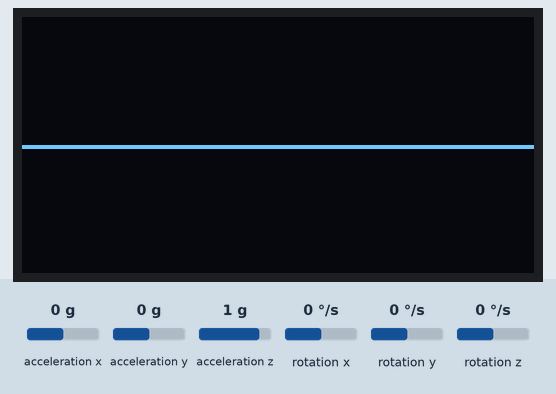
This sketch was run on a simulated Arduino Uno, built with avr-gcc and run on an emulated ATmega328P. Parts: 128×64 one-colour display. Inputs (shaded band) come from the test bench; at power-on: rotation z 0 °/s, acceleration x 0 g, acceleration z 1 g, acceleration y 0 g, rotation x 0 °/s, rotation y 0 °/s. What the sketch prints to the serial monitor is not drawn.

Above: at 3.4 s.
3.5 s: rotation z set to -192 °/s
At 3.78 s:
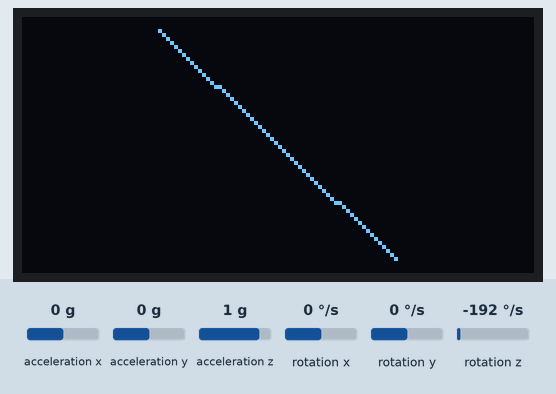
5.0 s: acceleration x set to -1.4 g
At 5.01 s:
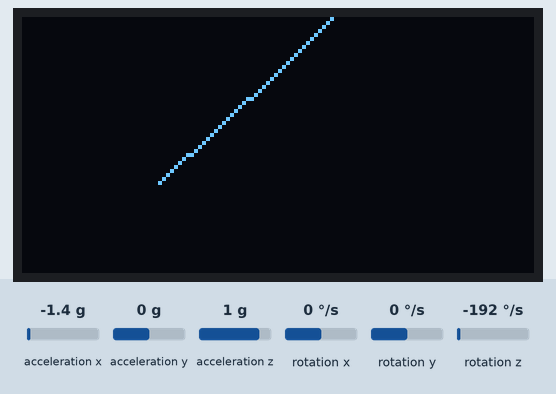
6.5 s: acceleration z set to 0 g
At 7.6 s:
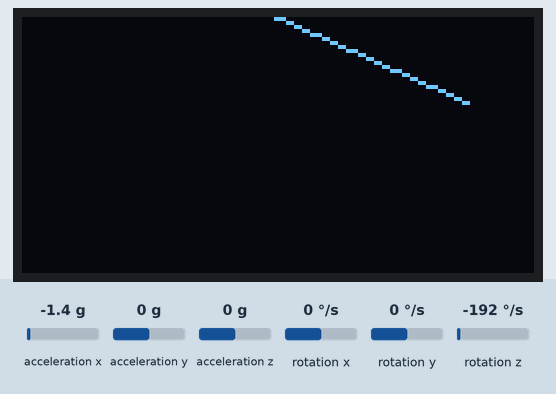
8.3 s: acceleration x set to 0.8 g
At 9.6 s:
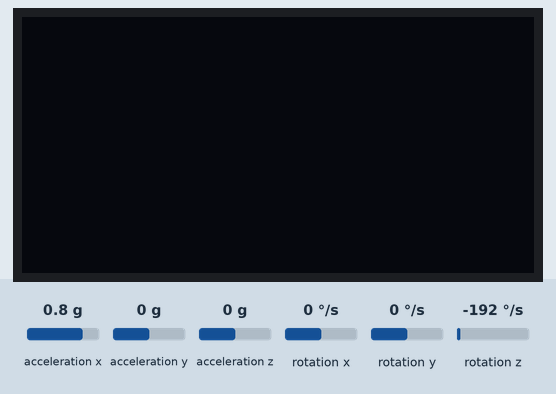
9.8 s: acceleration y set to -1.4 g
At 10.62 s:
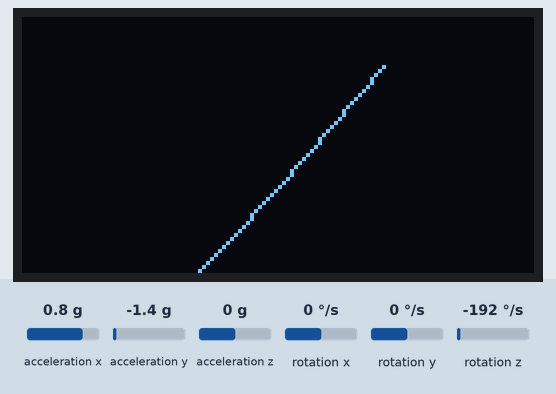
11.3 s: acceleration y set to 0 g
At 11.96 s:
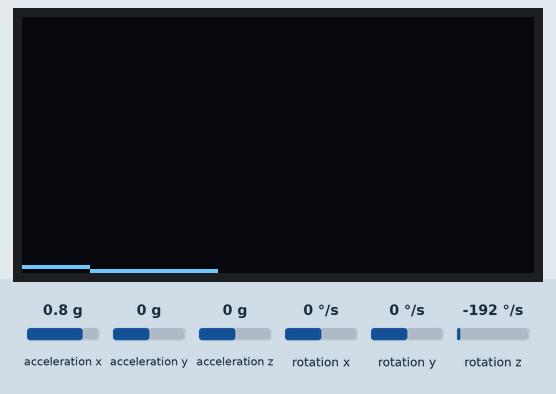

Measured:
- after the input at 3.5 s, the display: first changes at once (image 1 shows a later state)

The sketch:

MPU6050_SSD1306_attitude_indicator.ino
```cpp
#include <SPI.h>
#include <Wire.h>
#include <Adafruit_GFX.h>
#include <Adafruit_SSD1306.h>
#include <MPU6050_light.h>
#include <Adafruit_Sensor.h>
#include <Math.h>

#define SCREEN_WIDTH 128 // OLED display width, in pixels
#define SCREEN_HEIGHT 64 // OLED display height, in pixels

// Declaration for SSD1306 display connected using software SPI (default case):
#define OLED_RESET 8 //res 10
#define OLED_DC    9 //dc 8 D9
#define OLED_CS    10 //cs 9 D10
#define OLED_MOSI   11 //sck 6 D13
#define OLED_CLK   13 //sda 7 D12

Adafruit_SSD1306 display(SCREEN_WIDTH, SCREEN_HEIGHT,
  OLED_MOSI, OLED_CLK, OLED_DC, OLED_RESET, OLED_CS);

MPU6050 mpu(Wire);

long timer = 0;

void setup() {

  Serial.begin(115200);
  Wire.begin();

  byte status = mpu.begin();

  // SSD1306_SWITCHCAPVCC = generate display voltage from 3.3V internally
  if(!display.begin(SSD1306_SWITCHCAPVCC)) {
    Serial.println(F("SSD1306 allocation failed"));
    for(;;); // Don't proceed, loop forever
  }
  Serial.println("SSD1306 Found!");

    Serial.print(F("MPU6050 status: "));
  Serial.println(status);
  while(status!=0){ } // stop everything if could not connect to MPU6050

  Serial.println("MPU6050 Found!");

  // Clear the buffer
  display.clearDisplay();

  // Set text color to white
  display.setTextColor(SSD1306_WHITE);

  // Set text size (1 = 6x8 font, 2 = 12x16 font, etc.)
  display.setTextSize(1);

  // Set cursor position to (0, 0)
  display.setCursor(0, 0);

  Serial.println(F("Calculating offsets, do not move MPU6050"));
  display.println(F("Calculating offsets, do not move MPU6050"));
  display.display();
  delay(1000);
  mpu.calcOffsets(true,true); // gyro and accelero
  Serial.println("Done!\n");
  display.println(F("Done!"));
  display.display();
  delay(200);

}

void loop() {

  // Clear the buffer
  display.clearDisplay();
  display.setCursor(0, 0);

  updateSensors();

  //demo();
  drawHorizonOnScreen();


  display.display();

  delay(10);

}


// Function to convert degrees to radians
float toRadians(float degrees) {
  return degrees * PI / 180.0;
}

void drawHorizonOnScreen() {

  float x = mpu.getAngleZ(); // x and z are reversed due to the orientation of the sensor.
  float y = mpu.getAngleY();
  float z = mpu.getAngleX(); // x and z are reversed due to the orientation of the sensor.

  // Convert angles to radians
  float radX = toRadians(x);
  float radY = toRadians(y);
  float radZ = toRadians(z);

  // Calculate the distance from the center to the edge of the screen
  float screenRadius = min(SCREEN_WIDTH, SCREEN_HEIGHT) / 2.0;

  // Calculate the maximum line length based on the distance to the screen edge
  float maxLineLength = screenRadius / cos(radY);

  // Calculate the endpoint of the line on the positive side
  float endXPos = maxLineLength * cos(radY) * cos(radX);
  float endYPos = maxLineLength * cos(radY) * sin(radX);

  // Calculate the endpoint of the line on the negative side
  float endXNeg = maxLineLength * cos(radY + PI) * cos(radX);
  float endYNeg = maxLineLength * cos(radY + PI) * sin(radX);

  // Correct endpoint coordinates if angle is greater than 90 degrees or less than -90 degrees
  if (y > 90 || y < -90) {
    endXPos *= -1;
    endXNeg *= -1;
  }

  // Map endpoint coordinates to screen coordinates
  int screenXPos = (SCREEN_WIDTH / 2) + (endXPos * (SCREEN_WIDTH / 2) / screenRadius);
  int screenYPos = (SCREEN_HEIGHT / 2) - (endYPos * (SCREEN_HEIGHT / 2) / screenRadius);

  int screenXNeg = (SCREEN_WIDTH / 2) + (endXNeg * (SCREEN_WIDTH / 2) / screenRadius);
  int screenYNeg = (SCREEN_HEIGHT / 2) - (endYNeg * (SCREEN_HEIGHT / 2) / screenRadius);

  // Offset the Y coordinate based on the Y angle
  int yOffset = (y * (SCREEN_HEIGHT / 2) / 90) * -1;

  // Draw lines on both sides with offset
  display.drawLine(SCREEN_WIDTH / 2, SCREEN_HEIGHT / 2 + yOffset, screenXPos, screenYPos + yOffset, SSD1306_WHITE);
  display.drawLine(SCREEN_WIDTH / 2, SCREEN_HEIGHT / 2 + yOffset, screenXNeg, screenYNeg + yOffset, SSD1306_WHITE);
}

void updateSensors() {
  mpu.update();
}

void demo() {
  if(millis() - timer > 10){

    display.println(F("ANGLE"));
    display.print(F("X: "));display.println(mpu.getAngleX());
    display.print("Y: ");display.println(mpu.getAngleY());
    display.print("Z: ");display.println(mpu.getAngleZ());

    Serial.print(F("X:"));Serial.print(mpu.getAngleX());
    Serial.print(",Y:");Serial.print(mpu.getAngleY());
    Serial.print(",Z:");Serial.println(mpu.getAngleZ());

    //Serial.println(F("=====================================================\n"));
    timer = millis();
  }
}
```
